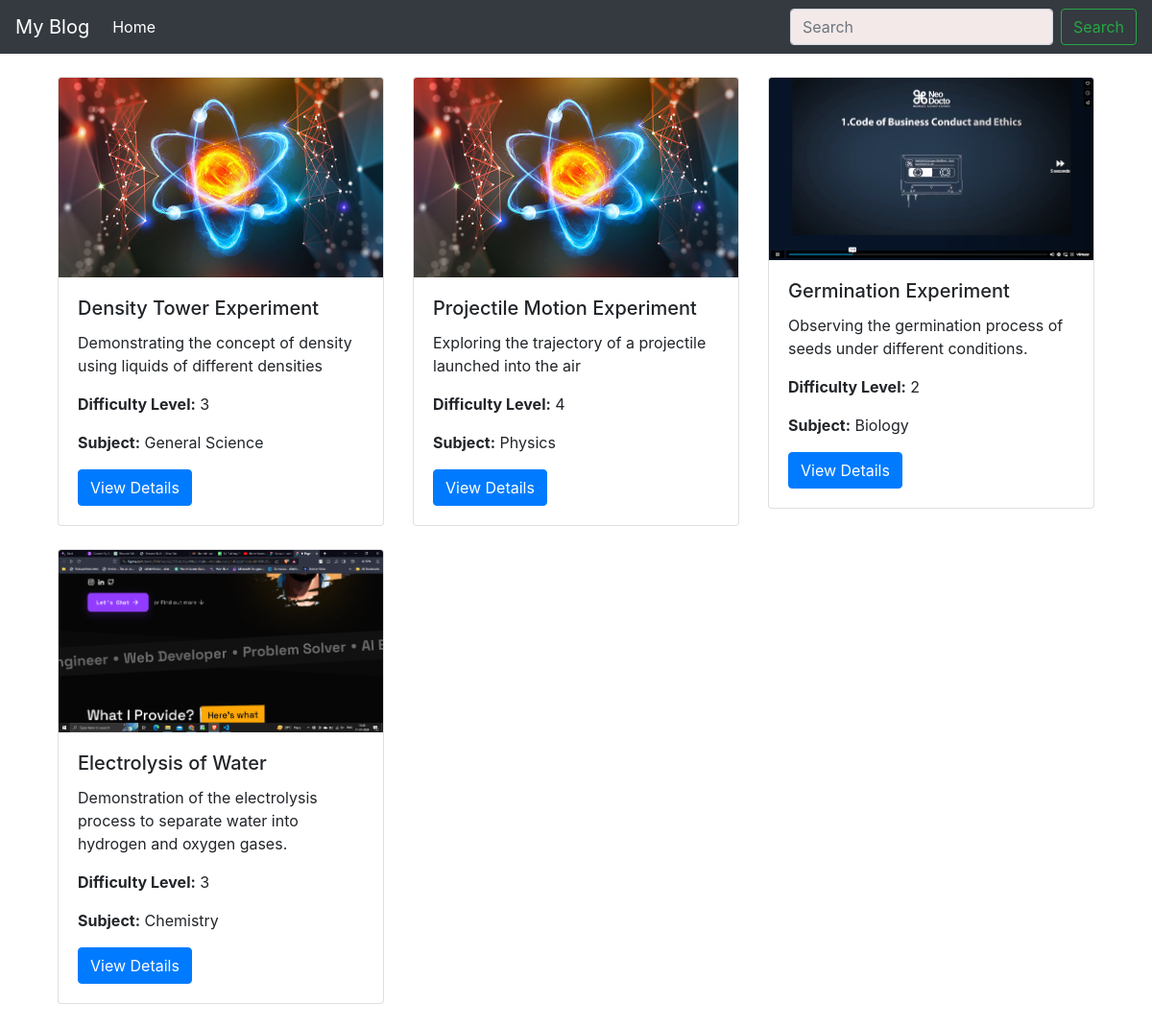
The page / on the database its author committed.
### App/models.py (models this page shows, shortened)
class Experiment(models.Model):
    name = models.CharField(max_length=200, unique=True)
    description = models.CharField(max_length=255)
    difficulty_level = models.IntegerField(choices=DIFFICULTY_LEVEL_CHOICES)
    subject = models.CharField(max_length=50, choices=SUBJECT_CHOICES)
    main_image = models.ImageField(upload_to='experiment_images/')
    materials_list = models.TextField()
    safety_precautions = models.TextField()
    instructions = models.TextField()
    created_on = models.DateTimeField(auto_now_add=True)
    updated_on = models.DateTimeField(auto_now=True)
    author = models.ForeignKey(User, on_delete=models.CASCADE, related_name='experiments')
    class Meta:
        ordering = ['-created_on']

### App/views.py (the view)
# urls.py: path('', views.ExperimentList.as_view(), name="home"),
class ExperimentList(generic.ListView):
    model = Experiment
    queryset = Experiment.objects.filter(difficulty_level__in=[1, 2, 3, 4, 5]).order_by('-created_on')
    template_name = 'index.html'

### App/templates/index.html (shortened to what this page needs)
{% extends 'base.html' %}
{% block content %}
<div class="container">
    <div class="row">
        {% for experiment in object_list %}
        <div class="col-md-4 mb-4">
            <div class="card">
                <img src="{{ experiment.main_image.url }}" class="card-img-top" alt="{{ experiment.name }}">
                <div class="card-body">
                    <h5 class="card-title">{{ experiment.name }}</h5>
                    <p class="card-text">{{ experiment.description }}</p>
                    <p class="card-text"><strong>Difficulty Level:</strong> {{ experiment.difficulty_level }}</p>
                    <p class="card-text"><strong>Subject:</strong> {{ experiment.get_subject_display }}</p>
                    <a href="{% url 'experiment_detail' experiment.id %}" class="btn btn-primary">View Details</a>
                </div>
            </div>
        </div>
        {% endfor %}
    </div>
</div>
{% endblock %}

### App/templates/base.html (shortened to what this page needs)
<!DOCTYPE html>
<html lang="en">
<head>
    <link href="https://maxcdn.bootstrapcdn.com/bootstrap/4.5.2/css/bootstrap.min.css" rel="stylesheet">
    <link href="styles.css" rel="stylesheet">
</head>
<body>
    <nav class="navbar navbar-expand-lg navbar-dark bg-dark">
        <a class="navbar-brand" href="{% url 'home' %}">My Blog</a>
        <div class="collapse navbar-collapse" id="navbarSupportedContent">
            <ul class="navbar-nav mr-auto">
                <li class="nav-item active">
                    <a class="nav-link" href="{% url 'home' %}">Home</a>
                </li>
            </ul>
            <form class="form-inline my-2 my-lg-0">
                <input class="form-control mr-sm-2" type="search" placeholder="Search" aria-label="Search">
                <button class="btn btn-outline-success my-2 my-sm-0" type="submit">Search</button>
            </form>
        </div>
    </nav>
    <div class="container mt-4">
        {% block content %}
        {% endblock %}
    </div>
</body>
</html>

### App/templates/styles.css (style rules this page uses)
.navbar { background-color: #5c9ead; }
.navbar-brand, .navbar-nav .nav-link { color: #fff; }
.form-control { background-color: #f3e9e9; color: #333; }

### rows shown on the page
Experiment: main_image (picture), name "Density Tower Experiment", description "Demonstrating the concept of density using liquids of different densities", difficulty_level "3", subject "General Science"
Experiment: main_image (picture), name "Projectile Motion Experiment", description "Exploring the trajectory of a projectile launched into the air", difficulty_level "4", subject "Physics"
Experiment: main_image (picture), name "Germination Experiment", description "Observing the germination process of seeds under different conditions.", difficulty_level "2", subject "Biology"
Experiment: main_image (picture), name "Electrolysis of Water", description "Demonstration of the electrolysis process to separate water into hydrogen and oxygen gases.", difficulty_level "3", subject "Chemistry"
